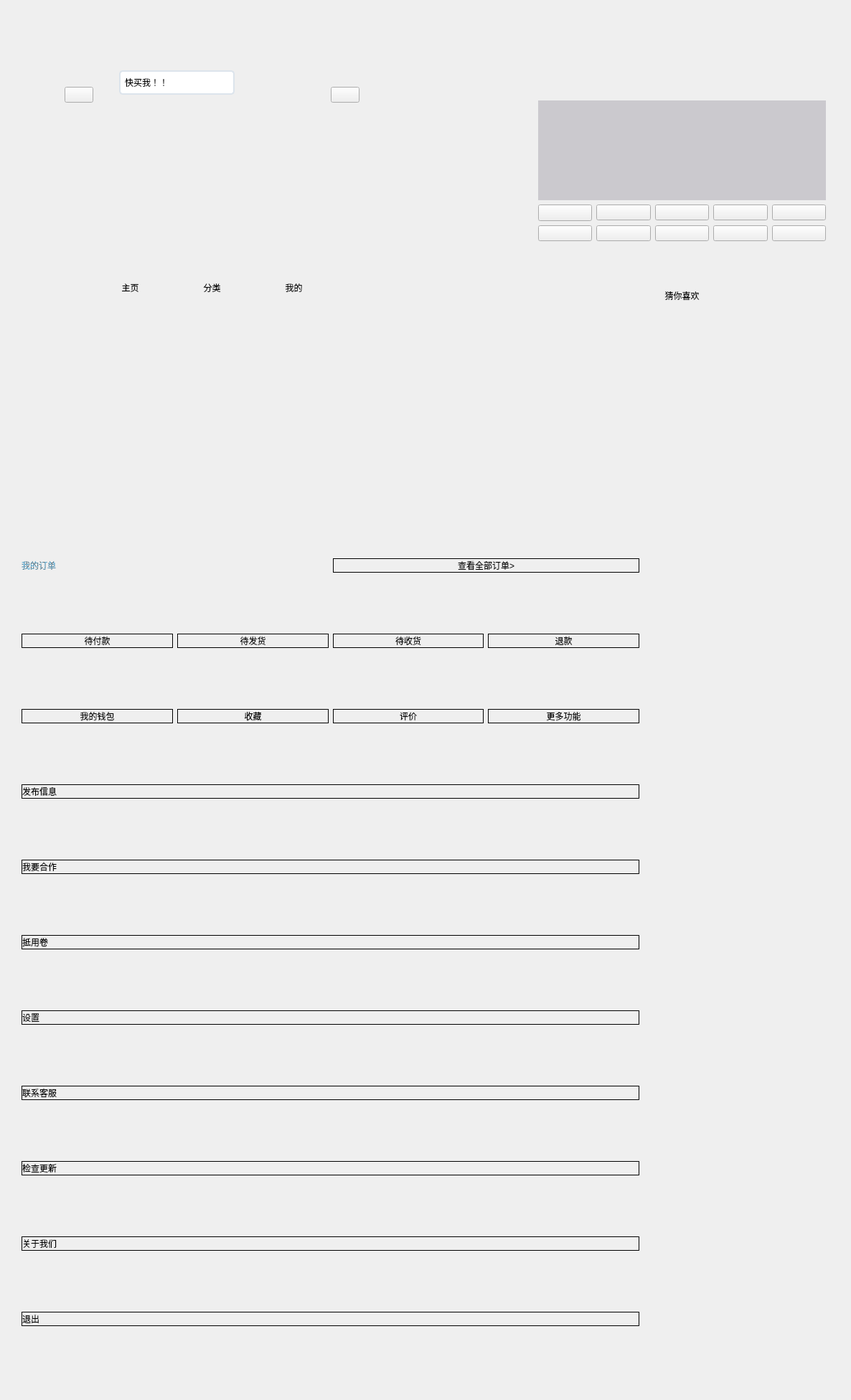
<?xml version="1.0" encoding="UTF-8"?>
<ui version="4.0">
 <class>Interface</class>
 <widget class="QWidget" name="Interface">
  <property name="geometry">
   <rect>
    <x>0</x>
    <y>0</y>
    <width>1186</width>
    <height>1951</height>
   </rect>
  </property>
  <property name="windowTitle">
   <string>Form</string>
  </property>
  <property name="styleSheet">
   <string notr="true">
QScrollBar:vertical {
      border: none;
 	  background-color: rgba(255, 255, 255);
      width: 4px;
      margin: 0px 0 0px 0;
  }
  QScrollBar::handle:vertical {
	 border: none;
     border-radius:2px;
      background: rgba(154, 154, 154, 150);
      min-height: 15px;
  }
QScrollBar::sub-line:vertical {
      border: none;
      height: 0px;
      subcontrol-position: top;
      subcontrol-origin: margin;
  }
QScrollBar::add-line:vertical {
      border: none;
      height: 0px;
      subcontrol-position: bottom;
      subcontrol-origin: margin;
  }
  QScrollBar::up-arrow:vertical, QScrollBar::down-arrow:vertical {
	border:none;
      width: 0px;
      height: 0px;
  }
  QScrollBar::add-page:vertical, QScrollBar::sub-page:vertical {
      background: none;
  }

</string>
  </property>
  <widget class="QWidget" name="verticalLayoutWidget">
   <property name="geometry">
    <rect>
     <x>90</x>
     <y>50</y>
     <width>411</width>
     <height>361</height>
    </rect>
   </property>
   <layout class="QVBoxLayout" name="verticalLayout">
    <item>
     <layout class="QHBoxLayout" name="horizontalLayout_9">
      <item>
       <widget class="QPushButton" name="Logo">
        <property name="styleSheet">
         <string notr="true">border-image: url(:/ICON/picture/lianxiren.ico);</string>
        </property>
        <property name="text">
         <string/>
        </property>
       </widget>
      </item>
      <item>
       <widget class="QStackedWidget" name="ChangHeadStackWidget">
        <property name="currentIndex">
         <number>0</number>
        </property>
        <widget class="QWidget" name="SearchHead">
         <widget class="QWidget" name="horizontalLayoutWidget_4">
          <property name="geometry">
           <rect>
            <x>30</x>
            <y>0</y>
            <width>161</width>
            <height>131</height>
           </rect>
          </property>
          <layout class="QHBoxLayout" name="horizontalLayout_7">
           <item>
            <widget class="QPushButton" name="SearchBt">
             <property name="focusPolicy">
              <enum>Qt::NoFocus</enum>
             </property>
             <property name="styleSheet">
              <string notr="true">border-style:none;padding:6px;border-radius:5px;border:2px solid #DCE4EC;
text-align:left;
background-color: rgb(255, 255, 255);
</string>
             </property>
             <property name="text">
              <string>快买我！！</string>
             </property>
            </widget>
           </item>
          </layout>
         </widget>
        </widget>
        <widget class="QWidget" name="LabelStackWidget">
         <widget class="QWidget" name="verticalLayoutWidget_4">
          <property name="geometry">
           <rect>
            <x>20</x>
            <y>10</y>
            <width>160</width>
            <height>41</height>
           </rect>
          </property>
          <layout class="QVBoxLayout" name="verticalLayout_7">
           <item>
            <widget class="QLabel" name="label_4">
             <property name="styleSheet">
              <string notr="true">font: 75 14pt &quot;Segoe Print&quot;;</string>
             </property>
             <property name="text">
              <string>生活近距离</string>
             </property>
             <property name="alignment">
              <set>Qt::AlignCenter</set>
             </property>
            </widget>
           </item>
          </layout>
         </widget>
        </widget>
       </widget>
      </item>
      <item>
       <widget class="QPushButton" name="Other">
        <property name="styleSheet">
         <string notr="true">border-image: url(:/ICON/picture/xiaoxi.ico);</string>
        </property>
        <property name="text">
         <string/>
        </property>
       </widget>
      </item>
     </layout>
    </item>
    <item>
     <layout class="QVBoxLayout" name="verticalLayout_4">
      <item>
       <widget class="QStackedWidget" name="stackedWidget">
        <property name="styleSheet">
         <string notr="true"/>
        </property>
        <property name="currentIndex">
         <number>0</number>
        </property>
        <widget class="QWidget" name="page">
         <property name="styleSheet">
          <string notr="true"/>
         </property>
        </widget>
        <widget class="QWidget" name="page_2"/>
        <widget class="QWidget" name="page_3">
         <widget class="QWidget" name="horizontalLayoutWidget_3">
          <property name="geometry">
           <rect>
            <x>40</x>
            <y>20</y>
            <width>321</width>
            <height>391</height>
           </rect>
          </property>
          <layout class="QHBoxLayout" name="horizontalLayout_3">
           <item>
            <layout class="QVBoxLayout" name="verticalLayout_6">
             <item>
              <widget class="QPushButton" name="pushButton_9">
               <property name="text">
                <string>农业类</string>
               </property>
              </widget>
             </item>
             <item>
              <widget class="QPushButton" name="pushButton_14">
               <property name="text">
                <string>兼职</string>
               </property>
              </widget>
             </item>
             <item>
              <widget class="QPushButton" name="pushButton_8">
               <property name="text">
                <string>物品交换</string>
               </property>
              </widget>
             </item>
             <item>
              <widget class="QPushButton" name="pushButton_15">
               <property name="text">
                <string>服装</string>
               </property>
              </widget>
             </item>
            </layout>
           </item>
           <item>
            <widget class="QStackedWidget" name="stackedWidget_2">
             <property name="currentIndex">
              <number>0</number>
             </property>
             <widget class="QWidget" name="page_4">
              <widget class="QWidget" name="gridLayoutWidget_2">
               <property name="geometry">
                <rect>
                 <x>40</x>
                 <y>50</y>
                 <width>322</width>
                 <height>281</height>
                </rect>
               </property>
               <layout class="QGridLayout" name="gridLayout_2">
                <item row="1" column="0" colspan="2">
                 <layout class="QHBoxLayout" name="horizontalLayout_4">
                  <item>
                   <widget class="QPushButton" name="pushButton_16">
                    <property name="text">
                     <string>菠菜</string>
                    </property>
                   </widget>
                  </item>
                  <item>
                   <widget class="QPushButton" name="pushButton_17">
                    <property name="text">
                     <string>玉米</string>
                    </property>
                   </widget>
                  </item>
                  <item>
                   <widget class="QPushButton" name="pushButton_18">
                    <property name="text">
                     <string>红薯</string>
                    </property>
                   </widget>
                  </item>
                 </layout>
                </item>
                <item row="3" column="0" colspan="2">
                 <layout class="QGridLayout" name="gridLayout_3">
                  <item row="0" column="0">
                   <widget class="QPushButton" name="pushButton_19">
                    <property name="text">
                     <string>PushButton</string>
                    </property>
                   </widget>
                  </item>
                  <item row="0" column="1">
                   <widget class="QPushButton" name="pushButton_20">
                    <property name="text">
                     <string>PushButton</string>
                    </property>
                   </widget>
                  </item>
                  <item row="1" column="2">
                   <widget class="QPushButton" name="pushButton_24">
                    <property name="text">
                     <string>PushButton</string>
                    </property>
                   </widget>
                  </item>
                  <item row="1" column="1">
                   <widget class="QPushButton" name="pushButton_23">
                    <property name="text">
                     <string>PushButton</string>
                    </property>
                   </widget>
                  </item>
                  <item row="1" column="0">
                   <widget class="QPushButton" name="pushButton_22">
                    <property name="text">
                     <string>PushButton</string>
                    </property>
                   </widget>
                  </item>
                  <item row="2" column="0">
                   <widget class="QPushButton" name="pushButton_25">
                    <property name="text">
                     <string>PushButton</string>
                    </property>
                   </widget>
                  </item>
                  <item row="0" column="2">
                   <widget class="QPushButton" name="pushButton_21">
                    <property name="text">
                     <string>PushButton</string>
                    </property>
                   </widget>
                  </item>
                  <item row="2" column="2">
                   <widget class="QPushButton" name="pushButton_27">
                    <property name="text">
                     <string>PushButton</string>
                    </property>
                   </widget>
                  </item>
                  <item row="2" column="1">
                   <widget class="QPushButton" name="pushButton_26">
                    <property name="text">
                     <string>PushButton</string>
                    </property>
                   </widget>
                  </item>
                  <item row="0" column="3">
                   <widget class="QPushButton" name="pushButton_28">
                    <property name="text">
                     <string>PushButton</string>
                    </property>
                   </widget>
                  </item>
                  <item row="1" column="3">
                   <widget class="QPushButton" name="pushButton_29">
                    <property name="text">
                     <string>PushButton</string>
                    </property>
                   </widget>
                  </item>
                  <item row="2" column="3">
                   <widget class="QPushButton" name="pushButton_30">
                    <property name="text">
                     <string>PushButton</string>
                    </property>
                   </widget>
                  </item>
                 </layout>
                </item>
                <item row="2" column="0">
                 <widget class="QLabel" name="label_6">
                  <property name="text">
                   <string>热门分类：</string>
                  </property>
                 </widget>
                </item>
                <item row="2" column="1">
                 <widget class="QPushButton" name="pushButton_31">
                  <property name="styleSheet">
                   <string notr="true">border:none;</string>
                  </property>
                  <property name="text">
                   <string>排行榜&gt;</string>
                  </property>
                 </widget>
                </item>
                <item row="0" column="0" colspan="2">
                 <widget class="QLabel" name="label">
                  <property name="text">
                   <string>今日新鲜：</string>
                  </property>
                 </widget>
                </item>
               </layout>
              </widget>
             </widget>
             <widget class="QWidget" name="page_5"/>
             <widget class="QWidget" name="page_6"/>
             <widget class="QWidget" name="page_7"/>
            </widget>
           </item>
          </layout>
         </widget>
        </widget>
        <widget class="QWidget" name="page_8"/>
       </widget>
      </item>
     </layout>
    </item>
    <item>
     <layout class="QHBoxLayout" name="horizontalLayout">
      <item>
       <widget class="QToolButton" name="homePageBt">
        <property name="styleSheet">
         <string notr="true">border:none;
</string>
        </property>
        <property name="text">
         <string>主页</string>
        </property>
        <property name="icon">
         <iconset resource="nidaye.qrc">
          <normaloff>:/ICON/picture/home_128px_1149880_easyicon.net.ico</normaloff>:/ICON/picture/home_128px_1149880_easyicon.net.ico</iconset>
        </property>
        <property name="toolButtonStyle">
         <enum>Qt::ToolButtonTextUnderIcon</enum>
        </property>
       </widget>
      </item>
      <item>
       <widget class="QToolButton" name="recommendBt">
        <property name="styleSheet">
         <string notr="true">border:none;</string>
        </property>
        <property name="text">
         <string>分类</string>
        </property>
        <property name="icon">
         <iconset resource="nidaye.qrc">
          <normaloff>:/ICON/picture/good_128px_1150043_easyicon.net.ico</normaloff>:/ICON/picture/good_128px_1150043_easyicon.net.ico</iconset>
        </property>
        <property name="toolButtonStyle">
         <enum>Qt::ToolButtonTextUnderIcon</enum>
        </property>
       </widget>
      </item>
      <item>
       <widget class="QToolButton" name="MeBt">
        <property name="styleSheet">
         <string notr="true">border:none;</string>
        </property>
        <property name="text">
         <string>我的</string>
        </property>
        <property name="icon">
         <iconset resource="nidaye.qrc">
          <normaloff>:/ICON/picture/person_people_128px_1189669_easyicon.net.ico</normaloff>:/ICON/picture/person_people_128px_1189669_easyicon.net.ico</iconset>
        </property>
        <property name="toolButtonStyle">
         <enum>Qt::ToolButtonTextUnderIcon</enum>
        </property>
       </widget>
      </item>
     </layout>
    </item>
   </layout>
  </widget>
  <widget class="QWidget" name="verticalLayoutWidget_2">
   <property name="geometry">
    <rect>
     <x>550</x>
     <y>70</y>
     <width>61</width>
     <height>31</height>
    </rect>
   </property>
   <layout class="QVBoxLayout" name="verticalLayout_5"/>
  </widget>
  <widget class="QWidget" name="widget_3" native="true">
   <property name="geometry">
    <rect>
     <x>570</x>
     <y>120</y>
     <width>51</width>
     <height>51</height>
    </rect>
   </property>
  </widget>
  <widget class="QWidget" name="gridLayoutWidget">
   <property name="geometry">
    <rect>
     <x>750</x>
     <y>140</y>
     <width>401</width>
     <height>341</height>
    </rect>
   </property>
   <layout class="QGridLayout" name="gridLayout">
    <item row="2" column="1">
     <widget class="QPushButton" name="pushButton_4">
      <property name="styleSheet">
       <string notr="true">border-image: url(:/sucai/entertainment_solitaire_72px_547694_easyicon.net.ico);</string>
      </property>
      <property name="text">
       <string/>
      </property>
     </widget>
    </item>
    <item row="1" column="4">
     <widget class="QPushButton" name="pushButton_12">
      <property name="styleSheet">
       <string notr="true">border-image: url(:/sucai/Stop_Thinking_About_Her_128px_1073132_easyicon.net.ico);</string>
      </property>
      <property name="text">
       <string/>
      </property>
     </widget>
    </item>
    <item row="2" column="0">
     <widget class="QPushButton" name="pushButton_10">
      <property name="styleSheet">
       <string notr="true">border-image: url(:/sucai/contacts_128px_1202898_easyicon.net.ico);</string>
      </property>
      <property name="text">
       <string/>
      </property>
     </widget>
    </item>
    <item row="1" column="0">
     <widget class="QPushButton" name="pushButton_3">
      <property name="minimumSize">
       <size>
        <width>0</width>
        <height>23</height>
       </size>
      </property>
      <property name="styleSheet">
       <string notr="true">border-image: url(:/sucai/Fruits_Vegetables_128px_1139668_easyicon.net.ico);</string>
      </property>
      <property name="text">
       <string/>
      </property>
     </widget>
    </item>
    <item row="1" column="2">
     <widget class="QPushButton" name="pushButton_5">
      <property name="styleSheet">
       <string notr="true">border-image: url(:/sucai/exchange_128px_1157188_easyicon.net.ico);</string>
      </property>
      <property name="text">
       <string/>
      </property>
     </widget>
    </item>
    <item row="2" column="3">
     <widget class="QPushButton" name="pushButton_11">
      <property name="styleSheet">
       <string notr="true">border-image: url(:/sucai/scenery_128px_1155521_easyicon.net.ico);</string>
      </property>
      <property name="text">
       <string/>
      </property>
     </widget>
    </item>
    <item row="2" column="2">
     <widget class="QPushButton" name="pushButton_7">
      <property name="styleSheet">
       <string notr="true">border-image: url(:/sucai/paperfly_fly_128px_1140542_easyicon.net.ico);</string>
      </property>
      <property name="text">
       <string/>
      </property>
     </widget>
    </item>
    <item row="1" column="1">
     <widget class="QPushButton" name="pushButton_2">
      <property name="styleSheet">
       <string notr="true">border-image: url(:/sucai/job_128px_1192443_easyicon.net.ico);</string>
      </property>
      <property name="text">
       <string/>
      </property>
     </widget>
    </item>
    <item row="2" column="4">
     <widget class="QPushButton" name="pushButton_13">
      <property name="styleSheet">
       <string notr="true">border-image: url(:/sucai/more_128px_1181411_easyicon.net.ico);</string>
      </property>
      <property name="text">
       <string/>
      </property>
     </widget>
    </item>
    <item row="1" column="3">
     <widget class="QPushButton" name="pushButton_6">
      <property name="styleSheet">
       <string notr="true">border-image: url(:/sucai/Study_128px_1185819_easyicon.net.ico);</string>
      </property>
      <property name="text">
       <string/>
      </property>
     </widget>
    </item>
    <item row="3" column="0" colspan="5">
     <widget class="QLabel" name="label_2">
      <property name="text">
       <string>猜你喜欢</string>
      </property>
      <property name="alignment">
       <set>Qt::AlignCenter</set>
      </property>
     </widget>
    </item>
    <item row="0" column="0" colspan="5">
     <widget class="QWidget" name="widget_Stackedwidget" native="true">
      <property name="styleSheet">
       <string notr="true">background-color: rgb(203, 201, 206);
</string>
      </property>
      <widget class="QWidget" name="verticalLayoutWidget_5">
       <property name="geometry">
        <rect>
         <x>40</x>
         <y>30</y>
         <width>331</width>
         <height>91</height>
        </rect>
       </property>
       <layout class="QVBoxLayout" name="verticalLayout_8">
        <item>
         <widget class="QStackedWidget" name="stackedWidget_3">
          <property name="styleSheet">
           <string notr="true"/>
          </property>
          <property name="currentIndex">
           <number>6</number>
          </property>
          <widget class="QWidget" name="page_9">
           <property name="styleSheet">
            <string notr="true">#page_9{border-image: url(:/FengjingPicture/timg.jpg);}</string>
           </property>
          </widget>
          <widget class="QWidget" name="page_10">
           <property name="styleSheet">
            <string notr="true">#page_10{border-image: url(:/FengjingPicture/timg (1).jpg);}</string>
           </property>
          </widget>
          <widget class="QWidget" name="page_11">
           <property name="styleSheet">
            <string notr="true">#page_11{border-image: url(:/FengjingPicture/timg (2).jpg);}</string>
           </property>
          </widget>
          <widget class="QWidget" name="page_12">
           <property name="styleSheet">
            <string notr="true">#page_12{border-image: url(:/FengjingPicture/timg (3).jpg);}</string>
           </property>
          </widget>
          <widget class="QWidget" name="page_13">
           <property name="styleSheet">
            <string notr="true">#page_13{border-image: url(:/FengjingPicture/timg (4).jpg);}</string>
           </property>
          </widget>
          <widget class="QWidget" name="page_14">
           <property name="styleSheet">
            <string notr="true">#page_14{border-image: url(:/FengjingPicture/timg (5).jpg);}</string>
           </property>
          </widget>
          <widget class="QWidget" name="page_15">
           <property name="styleSheet">
            <string notr="true">#page_15{border-image: url(:/FengjingPicture/timg (6).jpg);}</string>
           </property>
          </widget>
         </widget>
        </item>
       </layout>
      </widget>
     </widget>
    </item>
   </layout>
  </widget>
  <widget class="QWidget" name="verticalLayoutWidget_3">
   <property name="geometry">
    <rect>
     <x>550</x>
     <y>190</y>
     <width>81</width>
     <height>80</height>
    </rect>
   </property>
   <layout class="QVBoxLayout" name="SclloAreaPage_2verticalLayout"/>
  </widget>
  <widget class="QWidget" name="Page2_Widget" native="true">
   <property name="geometry">
    <rect>
     <x>550</x>
     <y>280</y>
     <width>71</width>
     <height>80</height>
    </rect>
   </property>
  </widget>
  <widget class="QWidget" name="gridLayoutWidget_3">
   <property name="geometry">
    <rect>
     <x>30</x>
     <y>600</y>
     <width>861</width>
     <height>1331</height>
    </rect>
   </property>
   <layout class="QGridLayout" name="gridLayout_4">
    <item row="7" column="0" colspan="2">
     <widget class="QPushButton" name="pushButton_32">
      <property name="styleSheet">
       <string notr="true">border:1px solid black;
text-align:left</string>
      </property>
      <property name="text">
       <string>抵用卷</string>
      </property>
      <property name="icon">
       <iconset resource="nidaye.qrc">
        <normaloff>:/美工按钮专用图/抵用券.png</normaloff>:/美工按钮专用图/抵用券.png</iconset>
      </property>
      <property name="iconSize">
       <size>
        <width>100</width>
        <height>100</height>
       </size>
      </property>
     </widget>
    </item>
    <item row="2" column="0" colspan="2">
     <layout class="QHBoxLayout" name="horizontalLayout_5">
      <item>
       <widget class="QPushButton" name="pushButton">
        <property name="styleSheet">
         <string notr="true">border:1px solid black;</string>
        </property>
        <property name="text">
         <string>待付款</string>
        </property>
        <property name="icon">
         <iconset resource="nidaye.qrc">
          <normaloff>:/美工按钮专用图/待付款 (1).png</normaloff>:/美工按钮专用图/待付款 (1).png</iconset>
        </property>
        <property name="iconSize">
         <size>
          <width>85</width>
          <height>85</height>
         </size>
        </property>
       </widget>
      </item>
      <item>
       <widget class="QPushButton" name="pushButton_33">
        <property name="styleSheet">
         <string notr="true">border:1px solid black;</string>
        </property>
        <property name="text">
         <string>待发货</string>
        </property>
        <property name="icon">
         <iconset resource="nidaye.qrc">
          <normaloff>:/美工按钮专用图/待发货.png</normaloff>:/美工按钮专用图/待发货.png</iconset>
        </property>
        <property name="iconSize">
         <size>
          <width>85</width>
          <height>85</height>
         </size>
        </property>
       </widget>
      </item>
      <item>
       <widget class="QPushButton" name="pushButton_34">
        <property name="styleSheet">
         <string notr="true">border:1px solid black;</string>
        </property>
        <property name="text">
         <string>待收货</string>
        </property>
        <property name="icon">
         <iconset resource="nidaye.qrc">
          <normaloff>:/美工按钮专用图/待发货 (1).png</normaloff>:/美工按钮专用图/待发货 (1).png</iconset>
        </property>
        <property name="iconSize">
         <size>
          <width>85</width>
          <height>85</height>
         </size>
        </property>
       </widget>
      </item>
      <item>
       <widget class="QPushButton" name="pushButton_36">
        <property name="styleSheet">
         <string notr="true">border:1px solid black;</string>
        </property>
        <property name="text">
         <string>退款</string>
        </property>
        <property name="icon">
         <iconset resource="nidaye.qrc">
          <normaloff>:/美工按钮专用图/退款.png</normaloff>:/美工按钮专用图/退款.png</iconset>
        </property>
        <property name="iconSize">
         <size>
          <width>85</width>
          <height>85</height>
         </size>
        </property>
       </widget>
      </item>
     </layout>
    </item>
    <item row="12" column="0" colspan="2">
     <widget class="QPushButton" name="AboutAS">
      <property name="styleSheet">
       <string notr="true">border:1px solid black;
text-align:left;</string>
      </property>
      <property name="text">
       <string>关于我们</string>
      </property>
      <property name="icon">
       <iconset resource="nidaye.qrc">
        <normaloff>:/美工按钮专用图/关于我们.png</normaloff>:/美工按钮专用图/关于我们.png</iconset>
      </property>
      <property name="iconSize">
       <size>
        <width>85</width>
        <height>85</height>
       </size>
      </property>
     </widget>
    </item>
    <item row="8" column="0" colspan="2">
     <widget class="QPushButton" name="pushButton_38">
      <property name="styleSheet">
       <string notr="true">border:1px solid black;
text-align:left</string>
      </property>
      <property name="text">
       <string>设置</string>
      </property>
      <property name="icon">
       <iconset resource="nidaye.qrc">
        <normaloff>:/美工按钮专用图/设置.png</normaloff>:/美工按钮专用图/设置.png</iconset>
      </property>
      <property name="iconSize">
       <size>
        <width>100</width>
        <height>100</height>
       </size>
      </property>
     </widget>
    </item>
    <item row="13" column="0" colspan="2">
     <widget class="QPushButton" name="pushButton_39">
      <property name="styleSheet">
       <string notr="true">border:1px solid black;
text-align:left;</string>
      </property>
      <property name="text">
       <string>退出</string>
      </property>
      <property name="icon">
       <iconset resource="nidaye.qrc">
        <normaloff>:/美工按钮专用图/退出.png</normaloff>:/美工按钮专用图/退出.png</iconset>
      </property>
      <property name="iconSize">
       <size>
        <width>85</width>
        <height>85</height>
       </size>
      </property>
     </widget>
    </item>
    <item row="6" column="0" colspan="2">
     <widget class="QPushButton" name="pushButton_40">
      <property name="styleSheet">
       <string notr="true">border:1px solid black;
text-align:left</string>
      </property>
      <property name="text">
       <string>我要合作</string>
      </property>
      <property name="icon">
       <iconset resource="nidaye.qrc">
        <normaloff>:/美工按钮专用图/我的合作.png</normaloff>:/美工按钮专用图/我的合作.png</iconset>
      </property>
      <property name="iconSize">
       <size>
        <width>100</width>
        <height>100</height>
       </size>
      </property>
     </widget>
    </item>
    <item row="4" column="0" colspan="2">
     <layout class="QHBoxLayout" name="horizontalLayout_6">
      <item>
       <widget class="QPushButton" name="pushButton_41">
        <property name="styleSheet">
         <string notr="true">border:1px solid black;</string>
        </property>
        <property name="text">
         <string>我的钱包</string>
        </property>
        <property name="icon">
         <iconset resource="nidaye.qrc">
          <normaloff>:/美工按钮专用图/钱包.png</normaloff>:/美工按钮专用图/钱包.png</iconset>
        </property>
        <property name="iconSize">
         <size>
          <width>100</width>
          <height>100</height>
         </size>
        </property>
       </widget>
      </item>
      <item>
       <widget class="QPushButton" name="pushButton_42">
        <property name="styleSheet">
         <string notr="true">border:1px solid black;</string>
        </property>
        <property name="text">
         <string>收藏</string>
        </property>
        <property name="icon">
         <iconset resource="nidaye.qrc">
          <normaloff>:/美工按钮专用图/收藏-收藏.png</normaloff>:/美工按钮专用图/收藏-收藏.png</iconset>
        </property>
        <property name="iconSize">
         <size>
          <width>100</width>
          <height>100</height>
         </size>
        </property>
       </widget>
      </item>
      <item>
       <widget class="QPushButton" name="pushButton_43">
        <property name="styleSheet">
         <string notr="true">border:1px solid black;</string>
        </property>
        <property name="text">
         <string>评价</string>
        </property>
        <property name="icon">
         <iconset resource="nidaye.qrc">
          <normaloff>:/美工按钮专用图/评价.png</normaloff>:/美工按钮专用图/评价.png</iconset>
        </property>
        <property name="iconSize">
         <size>
          <width>100</width>
          <height>100</height>
         </size>
        </property>
       </widget>
      </item>
      <item>
       <widget class="QPushButton" name="pushButton_44">
        <property name="styleSheet">
         <string notr="true">border:1px solid black;</string>
        </property>
        <property name="text">
         <string>更多功能</string>
        </property>
        <property name="icon">
         <iconset resource="nidaye.qrc">
          <normaloff>:/美工按钮专用图/更多.png</normaloff>:/美工按钮专用图/更多.png</iconset>
        </property>
        <property name="iconSize">
         <size>
          <width>100</width>
          <height>100</height>
         </size>
        </property>
       </widget>
      </item>
     </layout>
    </item>
    <item row="9" column="0" colspan="2">
     <widget class="QPushButton" name="pushButton_45">
      <property name="styleSheet">
       <string notr="true">border:1px solid black;
text-align:left</string>
      </property>
      <property name="text">
       <string>联系客服</string>
      </property>
      <property name="icon">
       <iconset resource="nidaye.qrc">
        <normaloff>:/美工按钮专用图/联系客服－联系客服.png</normaloff>:/美工按钮专用图/联系客服－联系客服.png</iconset>
      </property>
      <property name="iconSize">
       <size>
        <width>100</width>
        <height>100</height>
       </size>
      </property>
     </widget>
    </item>
    <item row="1" column="1">
     <widget class="QPushButton" name="AllOrdersBt">
      <property name="styleSheet">
       <string notr="true">border:1px solid black;
</string>
      </property>
      <property name="text">
       <string>查看全部订单&gt;</string>
      </property>
     </widget>
    </item>
    <item row="1" column="0">
     <widget class="QLabel" name="label_3">
      <property name="styleSheet">
       <string notr="true">color: qradialgradient(spread:repeat, cx:0.5, cy:0.5, radius:0.077, fx:0.5, fy:0.5, stop:0 rgba(0, 169, 255, 147), stop:0.497326 rgba(0, 0, 0, 147), stop:1 rgba(0, 169, 255, 147));</string>
      </property>
      <property name="text">
       <string>我的订单</string>
      </property>
     </widget>
    </item>
    <item row="11" column="0" colspan="2">
     <widget class="QPushButton" name="pushButton_47">
      <property name="styleSheet">
       <string notr="true">border:1px solid black;
text-align:left;</string>
      </property>
      <property name="text">
       <string>检查更新</string>
      </property>
      <property name="icon">
       <iconset resource="nidaye.qrc">
        <normaloff>:/美工按钮专用图/检查更新.png</normaloff>:/美工按钮专用图/检查更新.png</iconset>
      </property>
      <property name="iconSize">
       <size>
        <width>100</width>
        <height>100</height>
       </size>
      </property>
     </widget>
    </item>
    <item row="5" column="0" colspan="2">
     <widget class="QPushButton" name="PostYourWant">
      <property name="styleSheet">
       <string notr="true">border:1px solid black;
text-align:left</string>
      </property>
      <property name="text">
       <string>发布信息</string>
      </property>
      <property name="icon">
       <iconset resource="nidaye.qrc">
        <normaloff>:/美工按钮专用图/发布.png</normaloff>:/美工按钮专用图/发布.png</iconset>
      </property>
      <property name="iconSize">
       <size>
        <width>100</width>
        <height>100</height>
       </size>
      </property>
     </widget>
    </item>
    <item row="0" column="0" colspan="2">
     <widget class="QPushButton" name="SetUserAccount">
      <property name="styleSheet">
       <string notr="true">border:none;</string>
      </property>
      <property name="text">
       <string/>
      </property>
      <property name="icon">
       <iconset resource="nidaye.qrc">
        <normaloff>:/美工按钮专用图/我.png</normaloff>:/美工按钮专用图/我.png</iconset>
      </property>
      <property name="iconSize">
       <size>
        <width>200</width>
        <height>200</height>
       </size>
      </property>
     </widget>
    </item>
   </layout>
  </widget>
  <widget class="QWidget" name="layoutWidget">
   <property name="geometry">
    <rect>
     <x>790</x>
     <y>120</y>
     <width>329</width>
     <height>16</height>
    </rect>
   </property>
   <layout class="QHBoxLayout" name="horizontalLayout_8"/>
  </widget>
  <zorder>verticalLayoutWidget_2</zorder>
  <zorder>widget_3</zorder>
  <zorder>gridLayoutWidget</zorder>
  <zorder>verticalLayoutWidget_3</zorder>
  <zorder>Page2_Widget</zorder>
  <zorder>gridLayoutWidget_3</zorder>
  <zorder>verticalLayoutWidget</zorder>
  <zorder>layoutWidget</zorder>
 </widget>
 <resources>
  <include location="nidaye.qrc"/>
 </resources>
 <connections/>
</ui>
